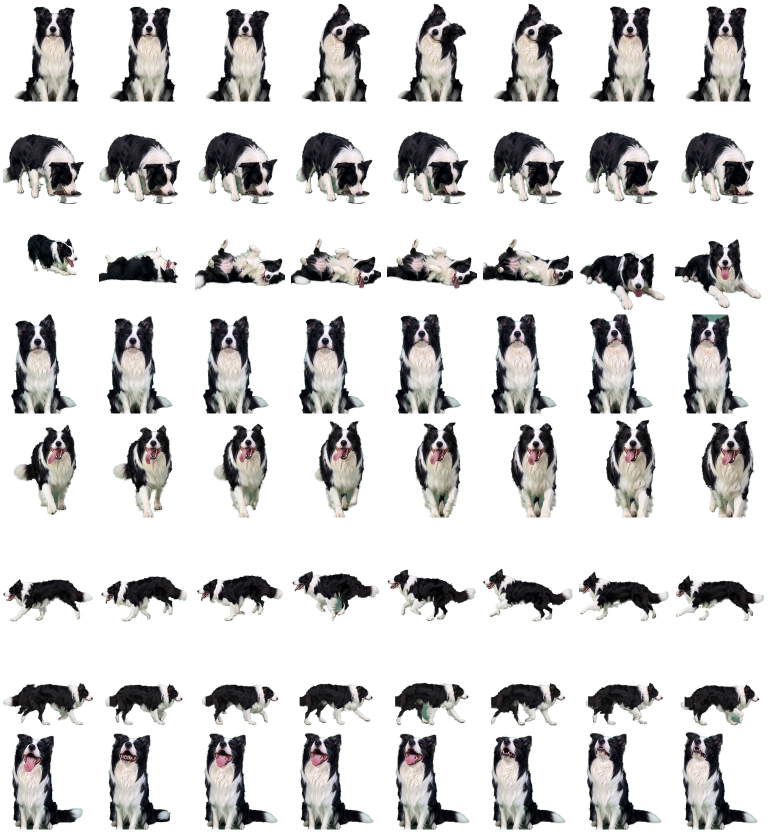
#> input picture assets/desktop-source/video-actions.webp, 1536 x 1664 px (shown at 1/2 size)
$ python -i build_live_video_action_atlas.py   (imports and definitions only)
#> lines starting #> are read from the running program, lines starting #| are printed output that depends on the picture; after the words box and inside, x2 and y2 are one past the last pixel; in counts of white or black regions, pixels touching at a corner belong together
#!/usr/bin/env python3
"""Key real green-screen dog footage into the desktop-only action atlas."""

from __future__ import annotations

import argparse
import hashlib
import json
import math
import shutil
import subprocess
from collections import deque
from dataclasses import dataclass
from datetime import datetime, timezone
from pathlib import Path

import numpy as np
from PIL import Image, ImageDraw, ImageFilter, ImageOps


CELL_WIDTH = 384
CELL_HEIGHT = 416
FRAMES_PER_ACTION = 8
ACTION_ORDER = (
    "head-tilt",
    "eating",
    "roll",
    "waiting",
    "startup",
    "walk-left",
    "walk-right",
    "expectant",
)
ACTION_FPS = {
    "head-tilt": 1.6,
    "eating": 1.6,
    "roll": 1.6,
    "waiting": 1.4,
    "startup": 4.0,
    "walk-left": 5.0,
    "walk-right": 5.0,
    "expectant": 1.5,
}


@dataclass(frozen=True)
class ActionSource:
    name: str
    path: Path
    sample_start: float | None = None
    sample_step: float | None = None
    sample_end: float | None = None
    normalization: str = "shared-crop"


def run(command: list[str]) -> str:
    result = subprocess.run(command, check=True, text=True, capture_output=True)
    return result.stdout.strip()


# [62 lines left out: functions video_duration, extract_frames, not called in this run]


def estimate_key_chroma(rgb: np.ndarray) -> np.ndarray:
    height, width, _ = rgb.shape
    border = max(8, int(min(height, width) * 0.06))
    samples = np.concatenate(
        [
            rgb[:border].reshape(-1, 3),
            rgb[:, :border].reshape(-1, 3),
            rgb[:, -border:].reshape(-1, 3),
        ],
        axis=0,
    ).astype(np.float32)
    green = samples[:, 1] > samples[:, 0] * 1.08
    green &= samples[:, 1] > samples[:, 2] * 1.08
    candidates = samples[green]
    if len(candidates) < 100:
        candidates = samples
    normalized = candidates / np.maximum(candidates.sum(axis=1, keepdims=True), 1.0)
    return np.median(normalized, axis=0)


def smoothstep(edge0: float, edge1: float, value: np.ndarray) -> np.ndarray:
    t = np.clip((value - edge0) / (edge1 - edge0), 0.0, 1.0)
    return t * t * (3.0 - 2.0 * t)


def fill_enclosed_holes(mask: Image.Image) -> Image.Image:
    exterior = mask.copy()
    draw = ImageDraw.Draw(exterior)
    width, height = exterior.size
    for seed in ((0, 0), (width - 1, 0), (0, height - 1), (width - 1, height - 1)):
        if exterior.getpixel(seed) == 0:
            ImageDraw.floodfill(exterior, seed, 128, thresh=0)
    array = np.asarray(exterior, dtype=np.uint8)
    filled = np.where(array == 0, 255, np.where(array == 255, 255, 0)).astype(np.uint8)
    return Image.fromarray(filled, mode="L")


def key_frame(source_path: Path, destination: Path) -> tuple[Image.Image, dict[str, object]]:
#> called with destination = 'out.png'
    image = Image.open(source_path).convert("RGB")
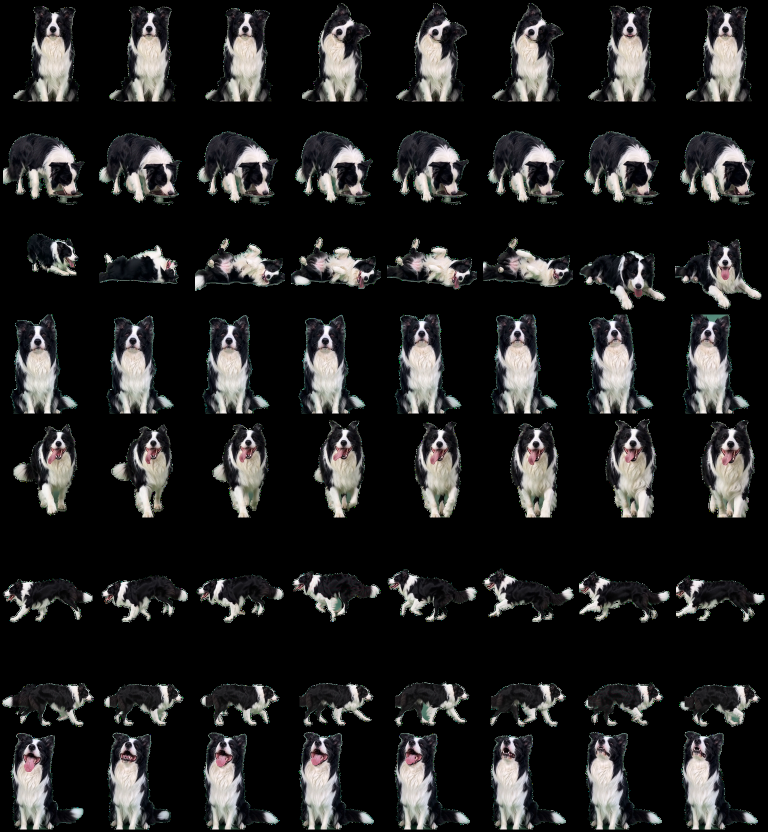
#> image: PIL image 1536x1664 RGB (shown at 1/2 size); mean R, G, B 35.5, 35.2, 34.8
    rgb = np.asarray(image, dtype=np.float32)
    key = estimate_key_chroma(rgb)
#> key = [0.3, 0.375, 0.323]
    normalized = rgb / np.maximum(rgb.sum(axis=2, keepdims=True), 1.0)
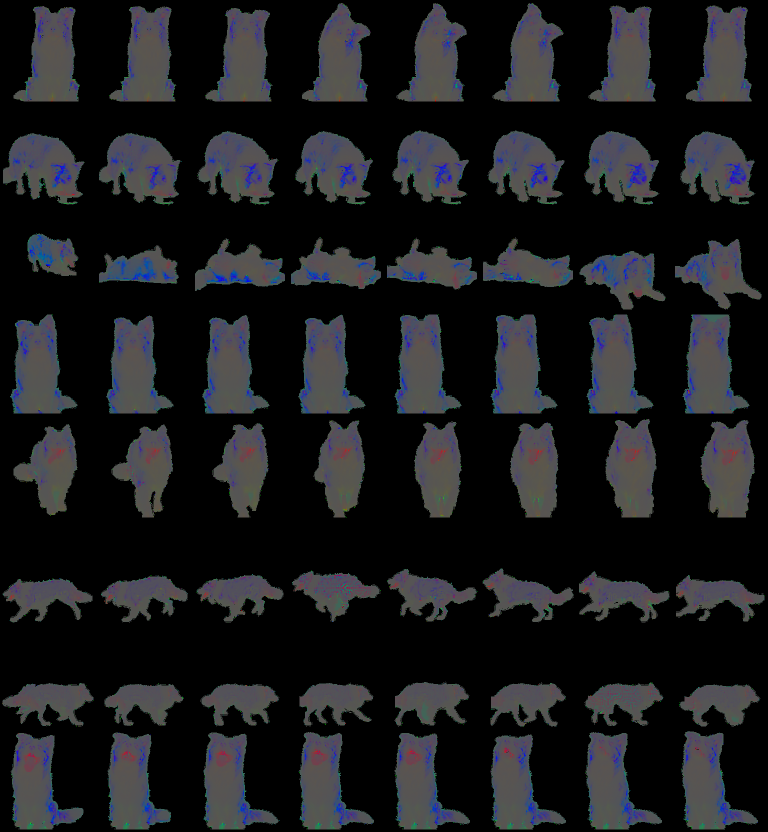
#> normalized: shape (1664, 1536, 3) float32 (shown at 1/2 size); mean R, G, B 0.105, 0.107, 0.117
    chroma_distance = np.sqrt(np.sum((normalized - key.reshape(1, 1, 3)) ** 2, axis=2))
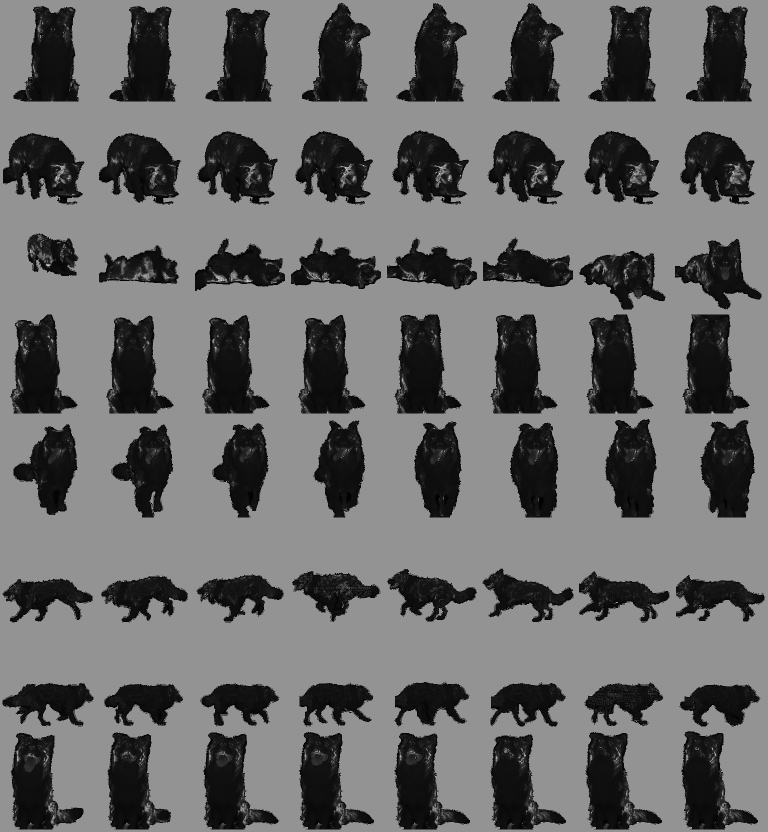
#> chroma_distance: shape (1664, 1536) float32 (shown at 1/2 size); min 0.00096, max 0.857, mean 0.418

    red, green, blue = rgb[:, :, 0], rgb[:, :, 1], rgb[:, :, 2]
    green_dominant = (green > red * 1.025) & (green > blue * 1.025)
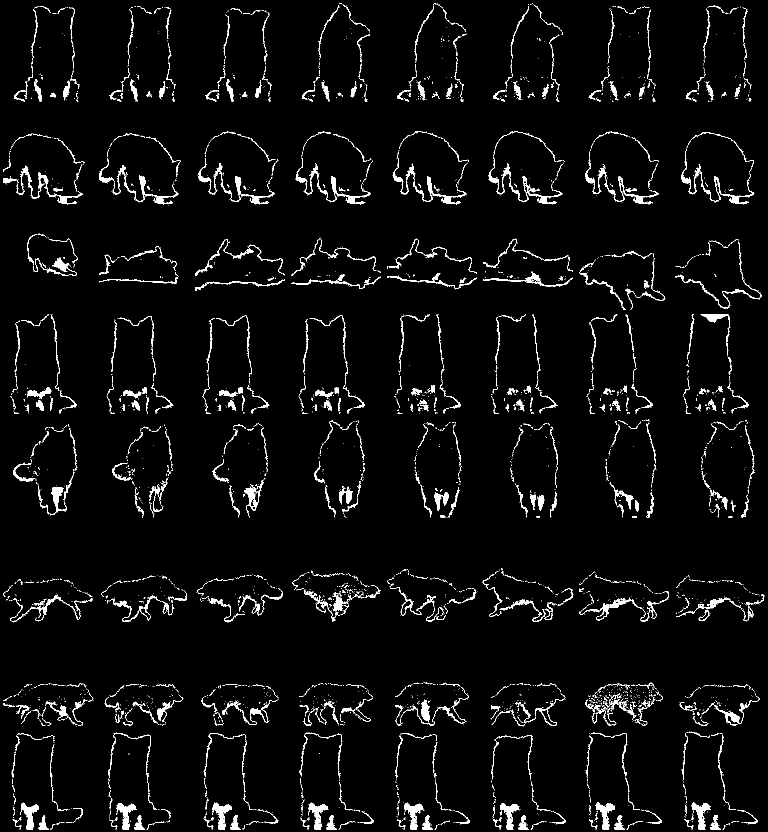
#> green_dominant: shape (1664, 1536) bool (shown at 1/2 size); 3.8% white; 3802 white regions (3133 under 20 px), largest, box (x1, y1, x2, y2) and area: (397, 316, 549, 409) 1457, (592, 316, 741, 409) 1431, (977, 314, 1125, 409) 1414
    alpha = np.where(green_dominant, smoothstep(0.035, 0.135, chroma_distance), 1.0)
#> in smoothstep, `return t * t * (3.0 - 2.0 * t)`:
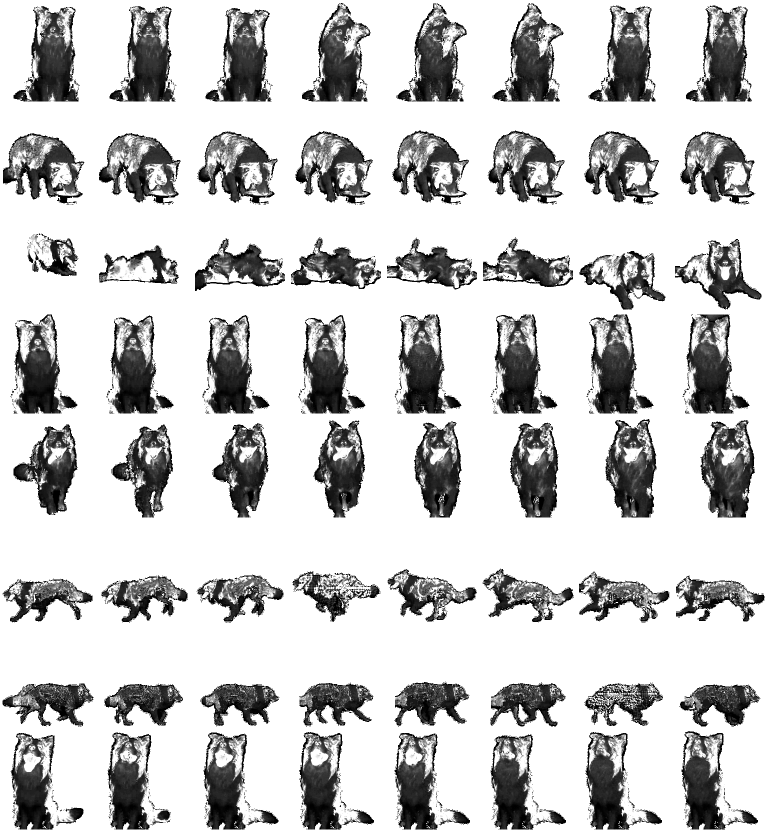
#> returned value: shape (1664, 1536) float32 (shown at 1/2 size); min 0, max 1, mean 0.789

    # Protect dark black fur from green reflections while retaining a clean key on the lit set.
    darkest_fur = (np.max(rgb, axis=2) < 42.0) & (chroma_distance > 0.09)
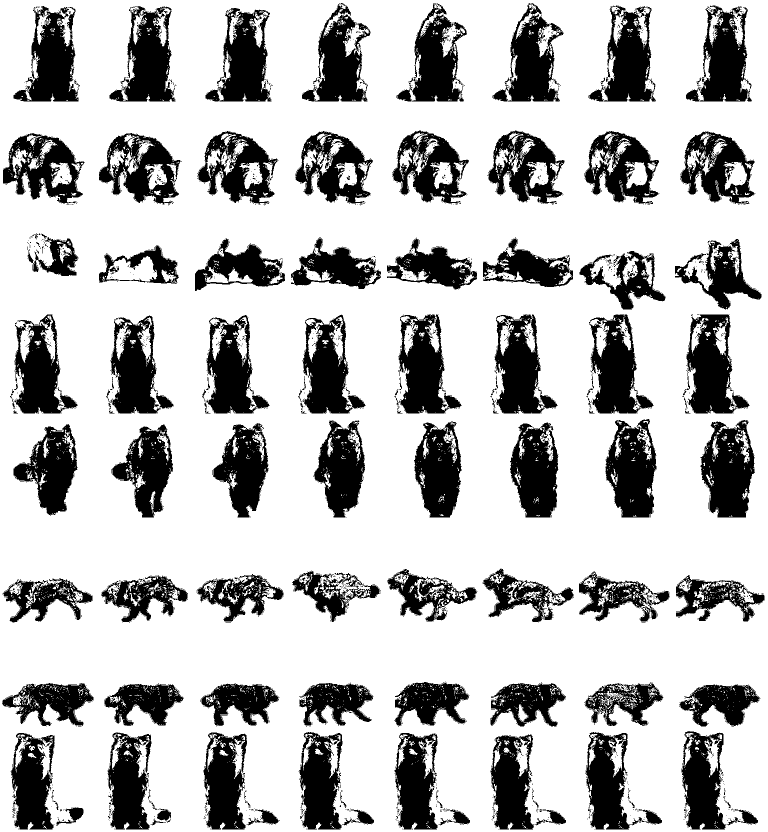
#> darkest_fur: shape (1664, 1536) bool (shown at 1/2 size); 73.9% white; 2275 black regions (2101 under 20 px), largest, box (x1, y1, x2, y2) and area: (1401, 840, 1510, 1035) 14275, (1372, 629, 1499, 827) 13696, (1211, 838, 1313, 1035) 13648
    alpha = np.where(darkest_fur, np.maximum(alpha, 0.90), alpha)
    alpha = np.where(alpha < 0.08, 0.0, alpha)
    alpha = np.where(alpha > 0.94, 1.0, alpha)

    alpha_image = Image.fromarray(np.uint8(np.clip(alpha * 255.0, 0, 255)), mode="L")
    alpha_image = alpha_image.filter(ImageFilter.GaussianBlur(radius=0.65))
    alpha_array = np.asarray(alpha_image, dtype=np.uint8)

    # Keep only the feather band immediately surrounding a solid foreground core.
    # This removes desaturated cast shadows from the green floor without trimming fur.
    core = Image.fromarray(np.uint8(alpha_array >= 190) * 255, mode="L")
#> core: PIL image 1536x1664 L; 96% white; 3739 black regions (3070 under 20 px), largest, box (x1, y1, x2, y2) and area: (33, 331, 165, 408) 1216, (1159, 1196, 1278, 1242) 904, (1418, 1399, 1519, 1452) 855
    closed_core = core.filter(ImageFilter.MaxFilter(15)).filter(ImageFilter.MinFilter(15))
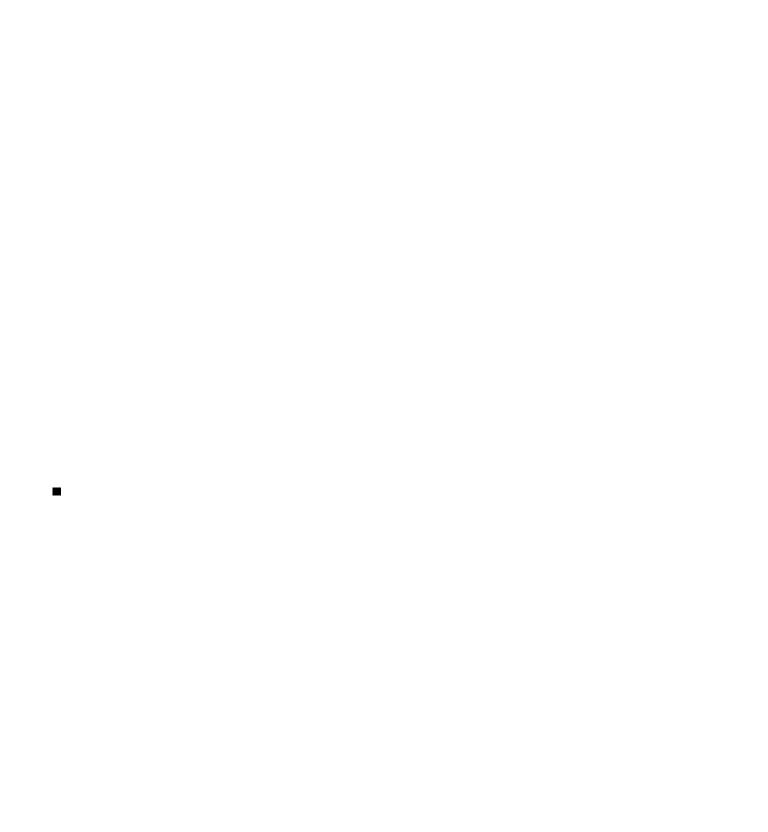
#> closed_core: PIL image 1536x1664 L (shown at 1/2 size); 100% white; 1 black region, box (x1, y1, x2, y2) and area: (105, 975, 122, 991) 272
    closed_core = fill_enclosed_holes(closed_core)
#> in fill_enclosed_holes, `filled = np.where(array == 0, 255, np.where(array == 255, 255, 0)).ast..`: filled: shape (1664, 1536); every value is 255
    support = closed_core.filter(ImageFilter.MaxFilter(17))
    closed_array = np.asarray(closed_core, dtype=np.uint8)
    support_array = np.asarray(support, dtype=np.uint8)
    alpha_array = np.where(support_array > 0, alpha_array, 0).astype(np.uint8)
    alpha_array = np.maximum(alpha_array, np.where(closed_array > 0, 242, 0).astype(np.uint8))
    alpha_float = alpha_array.astype(np.float32) / 255.0

    # Remove green spill only where the keyed subject remains visible.
    non_green = np.maximum(red, blue)
    spill_limit = non_green + 4.0 + 12.0 * alpha_float
    green = np.minimum(green, spill_limit)
    rgba = np.dstack([red, green, blue, alpha_array.astype(np.float32)])
    rgba = np.uint8(np.clip(rgba, 0, 255))
    rgba[alpha_array == 0, :3] = 0
    keyed = Image.fromarray(rgba, mode="RGBA")
#> (the run stopped early here; a loop or call above may not have finished)
